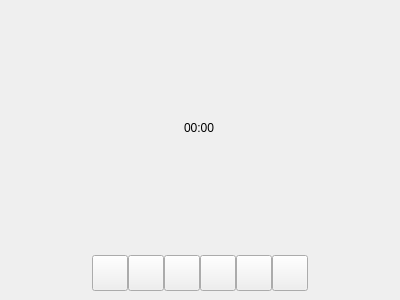
<?xml version="1.0" encoding="UTF-8"?>
<ui version="4.0">
 <class>AudioRecordView</class>
 <widget class="QWidget" name="AudioRecordView">
  <property name="geometry">
   <rect>
    <x>0</x>
    <y>0</y>
    <width>400</width>
    <height>300</height>
   </rect>
  </property>
  <property name="sizePolicy">
   <sizepolicy hsizetype="MinimumExpanding" vsizetype="MinimumExpanding">
    <horstretch>0</horstretch>
    <verstretch>0</verstretch>
   </sizepolicy>
  </property>
  <property name="minimumSize">
   <size>
    <width>400</width>
    <height>300</height>
   </size>
  </property>
  <property name="maximumSize">
   <size>
    <width>500</width>
    <height>400</height>
   </size>
  </property>
  <property name="windowTitle">
   <string>Form</string>
  </property>
  <layout class="QGridLayout" name="gridLayout">
   <property name="leftMargin">
    <number>0</number>
   </property>
   <property name="topMargin">
    <number>0</number>
   </property>
   <property name="rightMargin">
    <number>0</number>
   </property>
   <property name="bottomMargin">
    <number>0</number>
   </property>
   <item row="0" column="0">
    <widget class="QWidget" name="AudioRecordPage" native="true">
     <layout class="QVBoxLayout" name="verticalLayout">
      <property name="spacing">
       <number>0</number>
      </property>
      <property name="sizeConstraint">
       <enum>QLayout::SetMaximumSize</enum>
      </property>
      <property name="leftMargin">
       <number>0</number>
      </property>
      <property name="topMargin">
       <number>0</number>
      </property>
      <property name="rightMargin">
       <number>0</number>
      </property>
      <property name="bottomMargin">
       <number>0</number>
      </property>
      <item>
       <layout class="QHBoxLayout" name="horizontalLayout_2">
        <item>
         <spacer name="horizontalSpacer_4">
          <property name="orientation">
           <enum>Qt::Horizontal</enum>
          </property>
          <property name="sizeHint" stdset="0">
           <size>
            <width>40</width>
            <height>20</height>
           </size>
          </property>
         </spacer>
        </item>
        <item>
         <widget class="QLabel" name="redDot">
          <property name="text">
           <string/>
          </property>
          <property name="pixmap">
           <pixmap resource="ressources.qrc">:/images/icons/av clip record view icons/red-dot.png</pixmap>
          </property>
         </widget>
        </item>
        <item>
         <widget class="QLabel" name="timeDisplay">
          <property name="sizePolicy">
           <sizepolicy hsizetype="Minimum" vsizetype="Minimum">
            <horstretch>0</horstretch>
            <verstretch>0</verstretch>
           </sizepolicy>
          </property>
          <property name="minimumSize">
           <size>
            <width>40</width>
            <height>25</height>
           </size>
          </property>
          <property name="text">
           <string>00:00</string>
          </property>
          <property name="alignment">
           <set>Qt::AlignLeading|Qt::AlignLeft|Qt::AlignVCenter</set>
          </property>
         </widget>
        </item>
        <item>
         <spacer name="horizontalSpacer_3">
          <property name="orientation">
           <enum>Qt::Horizontal</enum>
          </property>
          <property name="sizeHint" stdset="0">
           <size>
            <width>40</width>
            <height>20</height>
           </size>
          </property>
         </spacer>
        </item>
       </layout>
      </item>
      <item>
       <layout class="QHBoxLayout" name="horizontalLayout">
        <property name="sizeConstraint">
         <enum>QLayout::SetDefaultConstraint</enum>
        </property>
        <property name="bottomMargin">
         <number>9</number>
        </property>
        <item>
         <spacer name="horizontalSpacer">
          <property name="orientation">
           <enum>Qt::Horizontal</enum>
          </property>
          <property name="sizeHint" stdset="0">
           <size>
            <width>68</width>
            <height>20</height>
           </size>
          </property>
         </spacer>
        </item>
        <item alignment="Qt::AlignHCenter">
         <widget class="OverlayButton" name="reRecordBtn">
          <property name="minimumSize">
           <size>
            <width>36</width>
            <height>36</height>
           </size>
          </property>
          <property name="maximumSize">
           <size>
            <width>36</width>
            <height>36</height>
           </size>
          </property>
          <property name="text">
           <string/>
          </property>
          <property name="iconSize">
           <size>
            <width>24</width>
            <height>24</height>
           </size>
          </property>
          <property name="checkable">
           <bool>false</bool>
          </property>
          <property name="originPix" stdset="0">
           <pixmap resource="ressources.qrc">:/images/icons/av clip record view icons/re-record_white.png</pixmap>
          </property>
          <property name="checkedPix" stdset="0">
           <pixmap resource="ressources.qrc">:/images/icons/av clip record view icons/re-record_white.png</pixmap>
          </property>
          <property name="tintColor" stdset="0">
           <color>
            <red>255</red>
            <green>143</green>
            <blue>123</blue>
           </color>
          </property>
         </widget>
        </item>
        <item>
         <widget class="OverlayButton" name="startAndFinishRecordBtn">
          <property name="minimumSize">
           <size>
            <width>36</width>
            <height>36</height>
           </size>
          </property>
          <property name="maximumSize">
           <size>
            <width>36</width>
            <height>36</height>
           </size>
          </property>
          <property name="text">
           <string/>
          </property>
          <property name="iconSize">
           <size>
            <width>24</width>
            <height>24</height>
           </size>
          </property>
          <property name="checkable">
           <bool>true</bool>
          </property>
          <property name="originPix" stdset="0">
           <pixmap resource="ressources.qrc">:/images/icons/av clip record view icons/baseline_fiber_manual_record_orange_24dp.png</pixmap>
          </property>
          <property name="checkedPix" stdset="0">
           <pixmap resource="ressources.qrc">:/images/icons/av clip record view icons/baseline_stop_orange_24dp.png</pixmap>
          </property>
          <property name="tintColor" stdset="0">
           <color>
            <red>170</red>
            <green>0</green>
            <blue>0</blue>
           </color>
          </property>
         </widget>
        </item>
        <item>
         <widget class="OverlayButton" name="stopAndDeleteBtn">
          <property name="minimumSize">
           <size>
            <width>36</width>
            <height>36</height>
           </size>
          </property>
          <property name="maximumSize">
           <size>
            <width>36</width>
            <height>36</height>
           </size>
          </property>
          <property name="text">
           <string/>
          </property>
          <property name="iconSize">
           <size>
            <width>24</width>
            <height>24</height>
           </size>
          </property>
          <property name="checkable">
           <bool>false</bool>
          </property>
          <property name="originPix" stdset="0">
           <pixmap resource="ressources.qrc">:/images/icons/av clip record view icons/rubbish-bin_white.png</pixmap>
          </property>
          <property name="checkedPix" stdset="0">
           <pixmap resource="ressources.qrc">:/images/icons/av clip record view icons/rubbish-bin_white.png</pixmap>
          </property>
          <property name="tintColor" stdset="0">
           <color>
            <red>255</red>
            <green>0</green>
            <blue>0</blue>
           </color>
          </property>
         </widget>
        </item>
        <item alignment="Qt::AlignHCenter">
         <widget class="OverlayButton" name="playBtn">
          <property name="enabled">
           <bool>true</bool>
          </property>
          <property name="minimumSize">
           <size>
            <width>36</width>
            <height>36</height>
           </size>
          </property>
          <property name="maximumSize">
           <size>
            <width>36</width>
            <height>36</height>
           </size>
          </property>
          <property name="text">
           <string/>
          </property>
          <property name="iconSize">
           <size>
            <width>24</width>
            <height>24</height>
           </size>
          </property>
          <property name="checkable">
           <bool>true</bool>
          </property>
          <property name="originPix" stdset="0">
           <pixmap resource="ressources.qrc">:/images/icons/av clip record view icons/baseline_play_arrow_white_24dp.png</pixmap>
          </property>
          <property name="checkedPix" stdset="0">
           <pixmap resource="ressources.qrc">:/images/icons/av clip record view icons/baseline_pause_white_24dp.png</pixmap>
          </property>
          <property name="tintColor" stdset="0">
           <color>
            <red>255</red>
            <green>247</green>
            <blue>3</blue>
           </color>
          </property>
         </widget>
        </item>
        <item alignment="Qt::AlignHCenter">
         <widget class="OverlayButton" name="sendBtn">
          <property name="minimumSize">
           <size>
            <width>36</width>
            <height>36</height>
           </size>
          </property>
          <property name="maximumSize">
           <size>
            <width>36</width>
            <height>36</height>
           </size>
          </property>
          <property name="text">
           <string/>
          </property>
          <property name="iconSize">
           <size>
            <width>24</width>
            <height>24</height>
           </size>
          </property>
          <property name="checkable">
           <bool>false</bool>
          </property>
          <property name="originPix" stdset="0">
           <pixmap resource="ressources.qrc">:/images/icons/ic_send_white_24dp.png</pixmap>
          </property>
          <property name="checkedPix" stdset="0">
           <pixmap resource="ressources.qrc">:/images/icons/ic_send_white_24dp.png</pixmap>
          </property>
          <property name="tintColor" stdset="0">
           <color>
            <red>253</red>
            <green>237</green>
            <blue>10</blue>
           </color>
          </property>
         </widget>
        </item>
        <item>
         <widget class="OverlayButton" name="stopPlayingBtn">
          <property name="minimumSize">
           <size>
            <width>36</width>
            <height>36</height>
           </size>
          </property>
          <property name="maximumSize">
           <size>
            <width>36</width>
            <height>36</height>
           </size>
          </property>
          <property name="text">
           <string/>
          </property>
          <property name="iconSize">
           <size>
            <width>24</width>
            <height>24</height>
           </size>
          </property>
          <property name="checkable">
           <bool>false</bool>
          </property>
          <property name="originPix" stdset="0">
           <pixmap resource="ressources.qrc">:/images/icons/av clip record view icons/baseline_stop_white_24dp.png</pixmap>
          </property>
          <property name="checkedPix" stdset="0">
           <pixmap resource="ressources.qrc">:/images/icons/av clip record view icons/baseline_stop_white_24dp.png</pixmap>
          </property>
          <property name="tintColor" stdset="0">
           <color>
            <red>255</red>
            <green>0</green>
            <blue>0</blue>
           </color>
          </property>
         </widget>
        </item>
        <item>
         <spacer name="horizontalSpacer_2">
          <property name="orientation">
           <enum>Qt::Horizontal</enum>
          </property>
          <property name="sizeHint" stdset="0">
           <size>
            <width>68</width>
            <height>20</height>
           </size>
          </property>
         </spacer>
        </item>
       </layout>
      </item>
     </layout>
    </widget>
   </item>
  </layout>
 </widget>
 <customwidgets>
  <customwidget>
   <class>OverlayButton</class>
   <extends>QPushButton</extends>
   <header>overlaybutton.h</header>
  </customwidget>
 </customwidgets>
 <resources>
  <include location="ressources.qrc"/>
 </resources>
 <connections/>
</ui>
